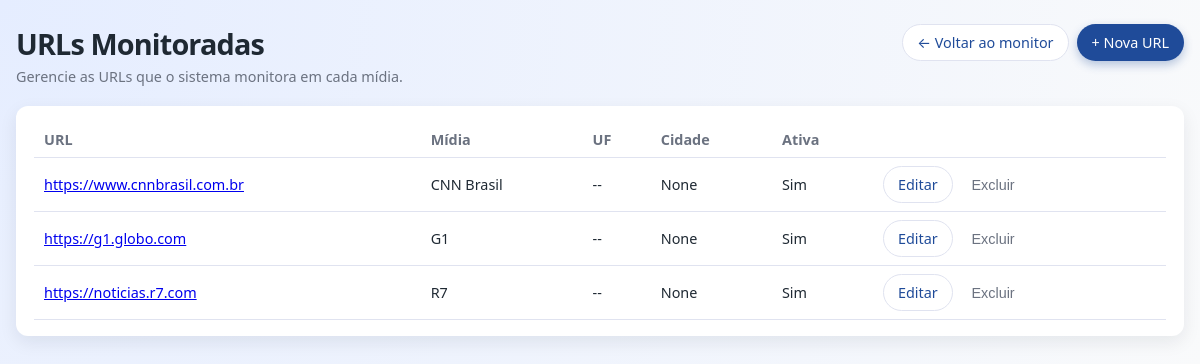
The app's page /urls with its own data.
### models.py (models this page shows)
class MonitoredURL(Base):
    __tablename__ = "monitored_urls"
    id = Column(Integer, primary_key=True, autoincrement=True)
    url = Column(String(500), unique=True, nullable=False)
    media = Column(String(50), nullable=False, index=True)   # "G1", "CNN Brasil", "R7"
    uf = Column(String(2), nullable=True, index=True)
    city = Column(String(100), nullable=True)
    is_active = Column(Boolean, default=True, nullable=False)
    created_at = Column(DateTime, default=dt.datetime.utcnow, nullable=False)
    updated_at = Column(
        DateTime,
        default=dt.datetime.utcnow,
        onupdate=dt.datetime.utcnow,
        nullable=False,
    )

### app.py (the view)
    @app.route("/urls", methods=["GET"])
    def url_list():
        session = SessionLocal()
        try:
            urls = (
                session.query(MonitoredURL)
                .order_by(MonitoredURL.media, MonitoredURL.uf, MonitoredURL.url)
                .all()
            )
            return render_template(
                "url_list.html",
                urls=urls,
                uf_list=UF_LIST,
            )
        finally:
            session.close()

### templates/url_list.html (shortened to what this page needs)
<!DOCTYPE html>
<html lang="pt-BR">
<head>
    <link rel="stylesheet" href="{{ url_for('static', filename='style.css') }}" />
</head>
<body>
<div class="page">
    <header class="header">
        <div>
            <h1>URLs Monitoradas</h1>
            <p class="subtitle">Gerencie as URLs que o sistema monitora em cada mídia.</p>
        </div>
        <div class="header-actions">
            <a href="{{ url_for('index') }}" class="btn btn-secondary">
                ← Voltar ao monitor
            </a>
            <a href="{{ url_for('url_new') }}" class="btn btn-primary">
                + Nova URL
            </a>
        </div>
    </header>
    <section class="card">
        {% if urls|length == 0 %}
            <p class="no-results">Nenhuma URL cadastrada.</p>
        {% else %}
            <table class="media-table">
                <thead>
                    <tr>
                        <th>URL</th>
                        <th>Mídia</th>
                        <th>UF</th>
                        <th>Cidade</th>
                        <th>Ativa</th>
                        <th></th>
                    </tr>
                </thead>
                <tbody>
                    {% for u in urls %}
                        <tr>
                            <td><a href="{{ u.url }}" target="_blank">{{ u.url }}</a></td>
                            <td>{{ u.media }}</td>
                            <td>{{ u.uf or '--' }}</td>
                            <td>{{ u.city or '--' }}</td>
                            <td>{{ 'Sim' if u.is_active else 'Não' }}</td>
                            <td class="text-right">
                                <a href="{{ url_for('url_edit', url_id=u.id) }}" class="btn btn-secondary btn-small">
                                    Editar
                                </a>
                                <form method="post"
                                      action="{{ url_for('url_delete', url_id=u.id) }}"
                                      style="display:inline"
                                      onsubmit="return confirm('Deseja realmente excluir esta URL?');">
                                    <button type="submit" class="btn btn-ghost btn-small">
                                        Excluir
                                    </button>
                                </form>
                            </td>
                        </tr>
                    {% endfor %}
                </tbody>
            </table>
        {% endif %}
    </section>
</div>
</body>
</html>

### static/style.css (style rules this page uses)
:root { --bg: #f4f5fb; --card-bg: #ffffff; --border-subtle: #e0e3f0; --text-main: #1f2933; --text-subtle: #6b7280; --primary: #1f4b99; --primary-soft: #e0ecff; --accent: #10b981; --danger: #ef4444; --shadow-soft: 0 6px 18px rgba(15, 23, 42, 0.08); --radius-lg: 12px; --radius-full: 999px; }
*, *::before, *::after { box-sizing: border-box; }
body { margin: 0; font-family: system-ui, -apple-system, BlinkMacSystemFont, "Segoe UI", sans-serif; background: radial-gradient(circle at top left, #e5edff, #f9fafb); color: var(--text-main); }
.page { max-width: 1200px; margin: 0 auto; padding: 24px 16px 40px; }
.header { display: flex; align-items: flex-start; justify-content: space-between; gap: 16px; margin-bottom: 20px; }
.header h1 { margin: 0; font-size: 1.8rem; letter-spacing: -0.03em; }
.subtitle { margin: 4px 0 0; color: var(--text-subtle); font-size: 0.9rem; }
.header-actions { display: flex; flex-direction: row; gap: 8px; }
.btn-small { padding: 4px 10px; font-size: 0.8rem; }
.btn { display: inline-flex; align-items: center; justify-content: center; padding: 8px 14px; font-size: 0.9rem; border-radius: var(--radius-full); border: 1px solid transparent; text-decoration: none; cursor: pointer; white-space: nowrap; transition: background 0.15s ease, color 0.15s ease, border-color 0.15s ease, box-shadow 0.15s ease, transform 0.05s ease; }
.btn-primary { background: var(--primary); color: #ffffff; box-shadow: 0 4px 10px rgba(31, 75, 153, 0.3); }
.btn-secondary { background: #ffffff; color: var(--primary); border-color: var(--border-subtle); }
.btn-ghost { background: transparent; color: var(--text-subtle); border-color: transparent; }
.card { background: var(--card-bg); border-radius: var(--radius-lg); box-shadow: var(--shadow-soft); padding: 16px 18px; }
.media-table { width: 100%; border-collapse: collapse; font-size: 0.9rem; }
.media-table th, .media-table td { padding: 8px 10px; border-bottom: 1px solid var(--border-subtle); }
.media-table th { text-align: left; color: var(--text-subtle); font-weight: 600; }

### records on screen
MonitoredURL: url "https://www.cnnbrasil.com.br", media "CNN Brasil", uf "--", city "None", is_active "Sim"
MonitoredURL: url "https://g1.globo.com", media "G1", uf "--", city "None", is_active "Sim"
MonitoredURL: url "https://noticias.r7.com", media "R7", uf "--", city "None", is_active "Sim"
